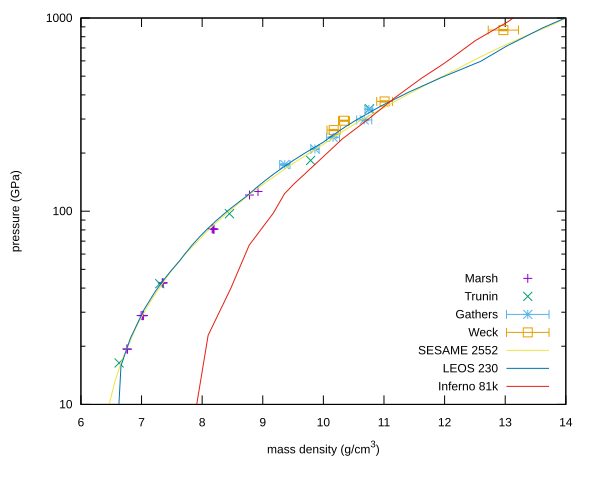

This figure's gnuplot source:
#!/usr/local/Cellar/gnuplot/5.4.1_2/bin/gnuplot
#
#    
#    	G N U P L O T
#    	Version 5.4 patchlevel 1    last modified 2020-12-01 
#    
#    	Copyright (C) 1986-1993, 1998, 2004, 2007-2020
#    	Thomas Williams, Colin Kelley and many others
#    
#    	gnuplot home:     http://www.gnuplot.info
#    	faq, bugs, etc:   type "help FAQ"
#    	immediate help:   type "help"  (plot window: hit 'h')
# set terminal qt 0 font "Sans,9"
# set output
unset clip points
set clip one
unset clip two
unset clip radial
set errorbars front 1.000000 
set border 31 front lt black linewidth 1.000 dashtype solid
set zdata 
set ydata 
set xdata 
set y2data 
set x2data 
set boxwidth
set boxdepth 0
set style fill  empty border
set style rectangle back fc  bgnd fillstyle   solid 1.00 border lt -1
set style circle radius graph 0.02 
set style ellipse size graph 0.05, 0.03 angle 0 units xy
set dummy x, y
set format x "% h" 
set format y "% h" 
set format x2 "% h" 
set format y2 "% h" 
set format z "% h" 
set format cb "% h" 
set format r "% h" 
set ttics format "% h"
set timefmt "%d/%m/%y,%H:%M"
set angles radians
set tics back
unset grid
unset raxis
set theta counterclockwise right
set style parallel front  lt black linewidth 2.000 dashtype solid
set key notitle
set key fixed right bottom vertical Right noreverse enhanced autotitle nobox
set key noinvert samplen 4 spacing 1 width 0 height 0 
set key maxcolumns 0 maxrows 0
set key noopaque
unset label
unset arrow
unset style line
unset style arrow
set style histogram clustered gap 2 title textcolor lt -1
unset object
unset walls
set style textbox  transparent margins  1.0,  1.0 border  lt -1 linewidth  1.0
set offsets 0, 0, 0, 0
set pointsize 1
set pointintervalbox 1
set encoding default
unset polar
unset parametric
unset spiderplot
unset decimalsign
unset micro
unset minussign
set view 60, 30, 1, 1
set view azimuth 0
set rgbmax 255
set samples 100, 100
set isosamples 10, 10
set surface 
unset contour
set cntrlabel  format '%8.3g' font '' start 5 interval 20
set mapping cartesian
set datafile separator whitespace
set datafile nocolumnheaders
unset hidden3d
set cntrparam order 4
set cntrparam linear
set cntrparam levels 5
set cntrparam levels auto
set cntrparam firstlinetype 0 unsorted
set cntrparam points 5
set size ratio 0 1,1
set origin 0,0
set style data lines
set style function lines
unset xzeroaxis
unset yzeroaxis
unset zzeroaxis
unset x2zeroaxis
unset y2zeroaxis
set xyplane relative 0.5
set tics scale  1, 0.5, 1, 1, 1
set mxtics default
set mytics default
set mztics default
set mx2tics default
set my2tics default
set mcbtics default
set mrtics default
set nomttics
set xtics border in scale 1,0.5 mirror norotate  autojustify
set xtics  norangelimit autofreq 
set ytics border in scale 1,0.5 mirror norotate  autojustify
set ytics  norangelimit logscale autofreq 
set ztics border in scale 1,0.5 nomirror norotate  autojustify
set ztics  norangelimit autofreq 
unset x2tics
unset y2tics
set cbtics border in scale 1,0.5 mirror norotate  autojustify
set cbtics  norangelimit autofreq 
set rtics axis in scale 1,0.5 nomirror norotate  autojustify
set rtics  norangelimit autofreq 
unset ttics
set title "" 
set title  font "" textcolor lt -1 norotate
set timestamp bottom 
set timestamp "" 
set timestamp  font "" textcolor lt -1 norotate
set trange [ * : * ] noreverse nowriteback
set urange [ * : * ] noreverse nowriteback
set vrange [ * : * ] noreverse nowriteback
set xlabel "mass density (g/cm^3)" 
set xlabel  font "" textcolor lt -1 norotate
set x2label "" 
set x2label  font "" textcolor lt -1 norotate
set xrange [ * : * ] noreverse writeback
set x2range [ * : * ] noreverse writeback
set ylabel "pressure (GPa)" 
set ylabel  font "" textcolor lt -1 rotate
set y2label "" 
set y2label  font "" textcolor lt -1 rotate
set yrange [ * : * ] noreverse writeback
set y2range [ * : * ] noreverse writeback
set zlabel "" 
set zlabel  font "" textcolor lt -1 norotate
set zrange [ * : * ] noreverse writeback
set cblabel "" 
set cblabel  font "" textcolor lt -1 rotate
set cbrange [ * : * ] noreverse writeback
set rlabel "" 
set rlabel  font "" textcolor lt -1 norotate
set rrange [ * : * ] noreverse writeback
unset logscale
set logscale y 10
unset jitter
set zero 1e-08
set lmargin  -1
set bmargin  -1
set rmargin  -1
set tmargin  -1
set locale "en_US.UTF-8"
set pm3d explicit at s
set pm3d scansautomatic
set pm3d interpolate 1,1 flush begin noftriangles noborder corners2color mean
set pm3d clip z 
set pm3d nolighting
set palette positive nops_allcF maxcolors 0 gamma 1.5 color model RGB 
set palette rgbformulae 7, 5, 15
set colorbox default
set colorbox vertical origin screen 0.9, 0.2 size screen 0.05, 0.6 front  noinvert bdefault
set style boxplot candles range  1.50 outliers pt 7 separation 1 labels auto unsorted
set loadpath 
set fontpath
set psdir
set fit brief errorvariables nocovariancevariables errorscaling prescale nowrap v5
GNUTERM = "qt"
VoxelDistance = {9.00500479207635e-308, 5.06853315606295e-308}
## Last datafile plotted: "models/inferno81k/hugoniot.txt"
pl [:14][10:1000] \
   'hugoniot/marsh.txt' u 10:11 title 'Marsh' w p, \
   'hugoniot/trunin.txt' u 4:6 title 'Trunin' w p, \
   'hugoniot/gathers1986.txt' u 11:9:12:10 title 'Gathers' w xyerrorbars, \
   'hugoniot/weck2020.txt' u 9:11:10:12 title 'Weck' w xyerrorbars, \
   'models/sesame2552/hugoniot.txt' u 1:6 title 'SESAME 2552', \
   'models/leos230/hugoniot.txt' u 1:6 title 'LEOS 230', \
   'models/inferno81k/hugoniot.txt' u 1:6 title 'Inferno 81k'
#    EOF
